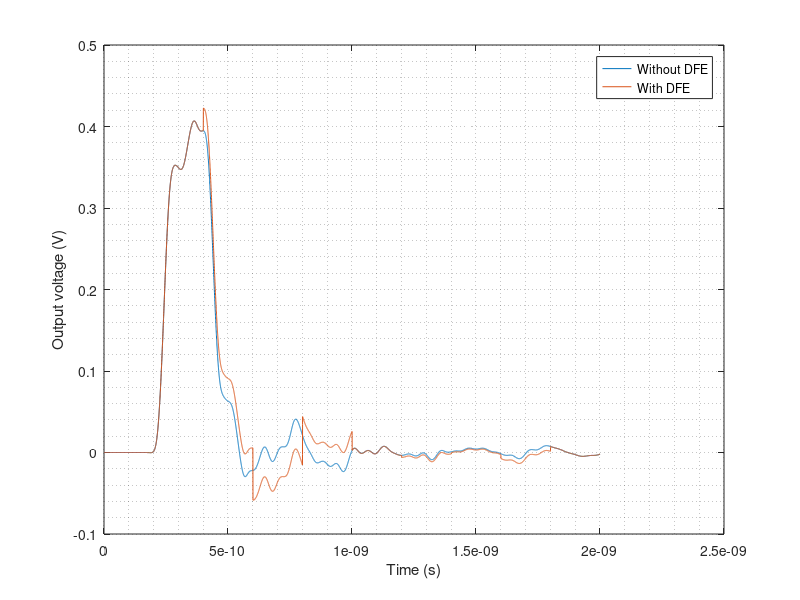

Here is the MATLAB script that generated this plot: (Note: this script raises an error after producing the figure.)
format long e
close all
clear all

%% 5 GHZ
Tb = 0.2e-9;
max = 3.63625e-010;
figure(1)
fileID = fopen('./TRAN_simulations/ibm_topology_2_TRAN_dfe_5G.txt','r');
fgetl(fileID);
[spice] = fscanf(fileID, '%f %f %f', [3, inf]);
plot(spice(1,:), spice(2,:))
hold on
plot(spice(1,:), spice(3,:))

grid minor
xlabel('Time (s)') 
ylabel('Output voltage (V)')
L = legend('Without DFE', 'With DFE');
L.AutoUpdate = 'off';
title('Measuring of the post-cursors (200 ps pulse)')

xline(max, '--');

xline(max + 1*Tb, '--');
xline(max + 2*Tb, '--');
xline(max + 3*Tb, '--');
xline(max + 4*Tb, '--');
xline(max + 5*Tb, '--');
xline(max + 6*Tb, '--');
xline(max + 7*Tb, '--');


%% 10 GHZ
Tb = 0.1e-9;
max = 2.68026e-010;
figure(2)
fileID = fopen('./TRAN_simulations/ibm_topology_2_TRAN_dfe_10G.txt','r');
fgetl(fileID);
[spice] = fscanf(fileID, '%f %f %f', [3, inf]);
plot(spice(1,:), spice(2,:))
hold on
plot(spice(1,:), spice(3,:))

grid minor
xlabel('Time (s)') 
ylabel('Output voltage (V)')
L = legend('Without DFE', 'With DFE');
L.AutoUpdate = 'off';
title('Measuring of the post-cursors (100 ps pulse)')
xlim([0, 1.5e-9])

xline(max, '--');

xline(max + 1*Tb, '--');
xline(max + 2*Tb, '--');
xline(max + 3*Tb, '--');
xline(max + 4*Tb, '--');
xline(max + 5*Tb, '--');
xline(max + 6*Tb, '--');
xline(max + 7*Tb, '--');
